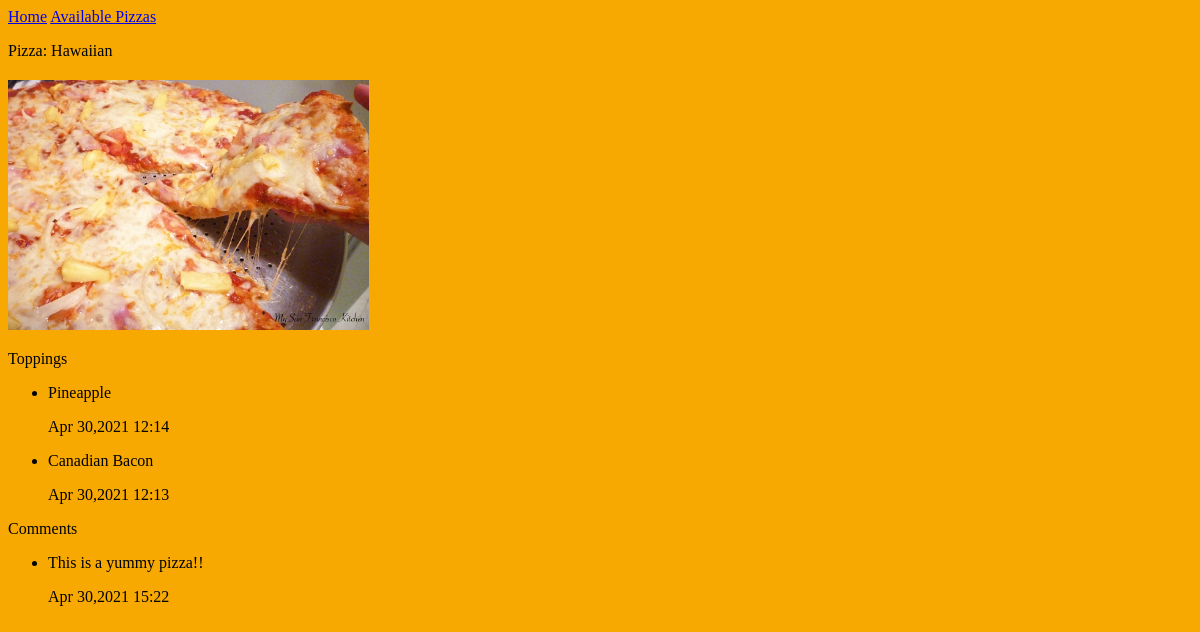
The app's page /pizzas/3/, older data.
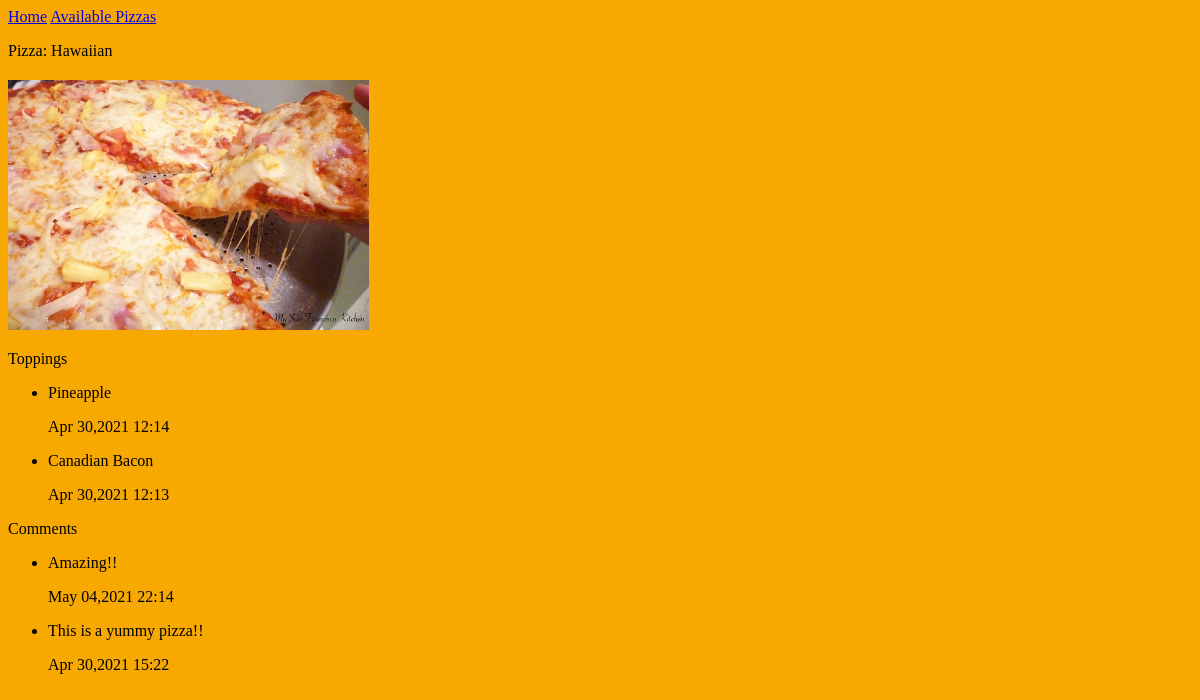
The same page, newer data.
### pizzas/models.py (models this page shows, shortened)
class Pizza(models.Model):
    name = models.CharField(max_length = 200)
    date_added = models.DateTimeField(auto_now_add=True)
    image = models.ImageField(upload_to='images',blank=True)
    def __str__(self):
        return self.name

class Toppings(models.Model):
    pizza = models.ForeignKey(Pizza, on_delete=models.CASCADE)
    name = models.TextField()
    date_added = models.DateTimeField(auto_now_add=True)
    class Meta:
        verbose_name_plural = 'toppings'

class Comment(models.Model):
    pizza = models.ForeignKey(Pizza, on_delete=models.CASCADE)
    text = models.CharField(max_length=200)
    date_added = models.DateTimeField(auto_now_add=True)
    class Meta:
        verbose_name_plural = "comments"

### pizzas/views.py (the view)
def pizza(request, pizza_id):
    pizza = Pizza.objects.get(id=pizza_id)
    toppings = pizza.toppings_set.order_by('-date_added')
    comments=pizza.comment_set.order_by('-date_added')
    context = {'pizza':pizza, 'toppings':toppings, 'comments':comments}
    return render(request,'pizzas/pizza.html', context)

### pizzas/templates/pizzas/pizza.html
{% extends "pizzas/base.html" %}
{% block content %}
<body style="background-color:rgb(247, 169, 1)">
    <p>Pizza: {{ pizza }}</p>
    <h2><img src="{{pizza.image.url}}" class="img-thumbnail" style="max-height:250px;" alt=""></h2>
    <div>Toppings</div>
    <ul>
        {% for topping in toppings %}
        <li>
            <p>{{topping.name|linebreaks}}</p>
            <p> {{topping.date_added|date:'M d,Y H:i'}}</p>
        </li>
        {% empty %}
        <li>No toppings for this pizza </li>
        {% endfor %}
    </ul>
    <div>Comments</div>
    <ul>
        {% for comment in comments %}
        <li>
            <p>{{ comment.text }}</p>
            <p>{{comment.date_added|date:'M d,Y H:i'}}</p>
        </li>
        {% empty %}
        <li>No Comments for this pizza </li>
        {% endfor %}
    </ul>
</body>
{% endblock content %}

### pizzas/templates/pizzas/base.html
<p>
    <a href="{% url 'pizzas:index' %}">Home</a>
    <a href="{% url 'pizzas:pizzas' %}">Available Pizzas</a>
</p>
{% block content %}
{% endblock content%}

Row changes from the older to the newer data that the page shows:
added Comment: text "Amazing!!", date_added "May 04,2021 22:14"
